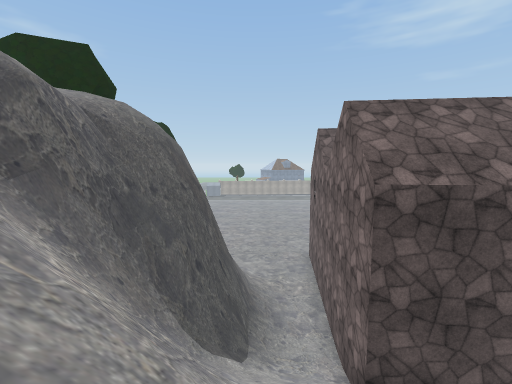
view 1 (above)

16 first-person views from a walk through a scene from a Unity 3-D project. The camera is 1.4 m above the floor, tilts 6° down and sees 90° across. Doors are open. The floor is counted in squares, 2 m on a side. Each view is taken from the middle of a square. On the plan, view 1 faces up. The plan holds only what a view shows up to about 9 squares ahead; the rest is blank. The place goes on beyond the plan. The player is left out. Some surface patterns are stand-ins.

view 2
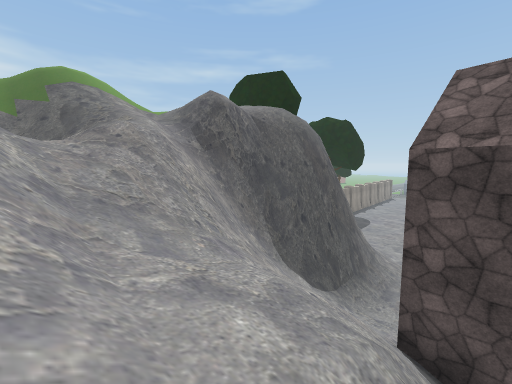

view 3
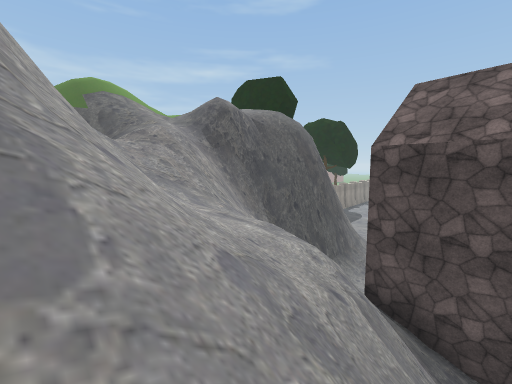

view 4
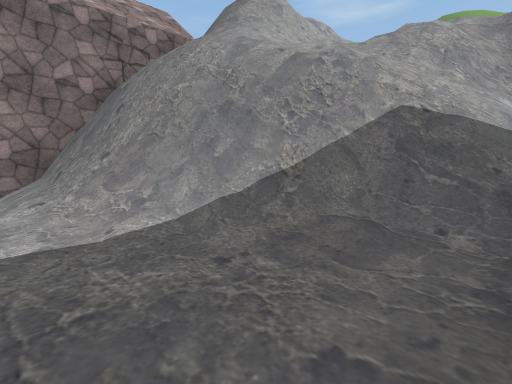

view 5
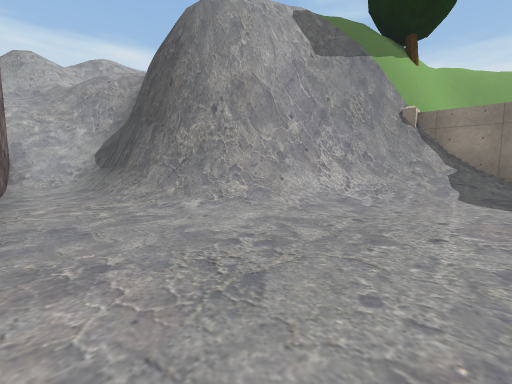

view 6
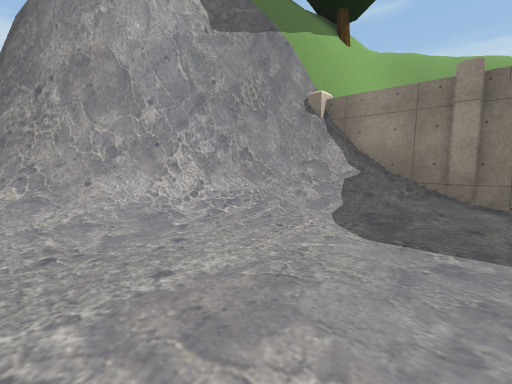

view 7
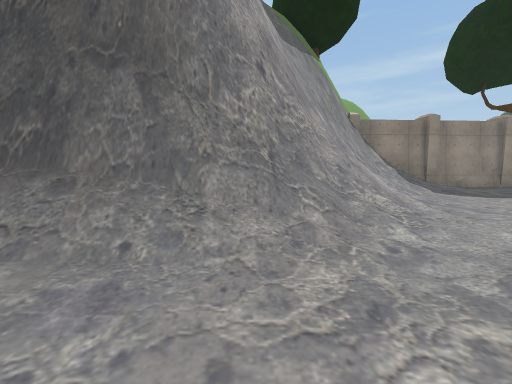

view 8
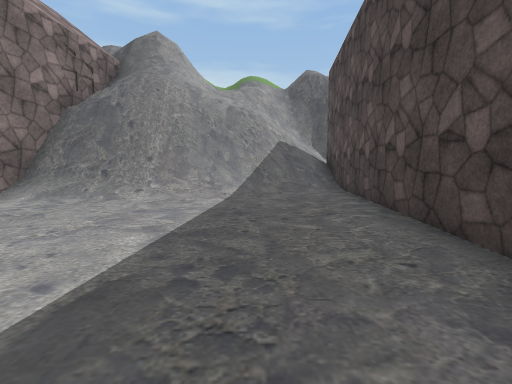

view 9
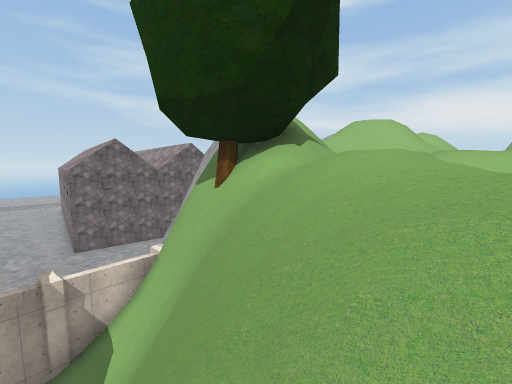

view 10
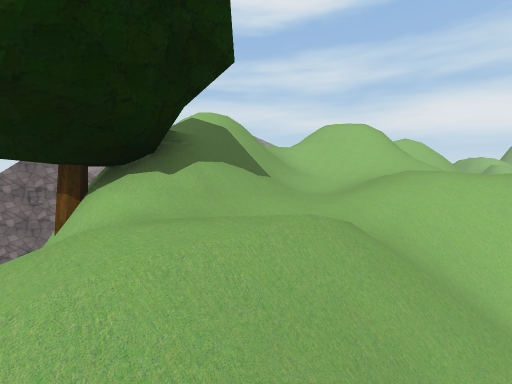

view 11
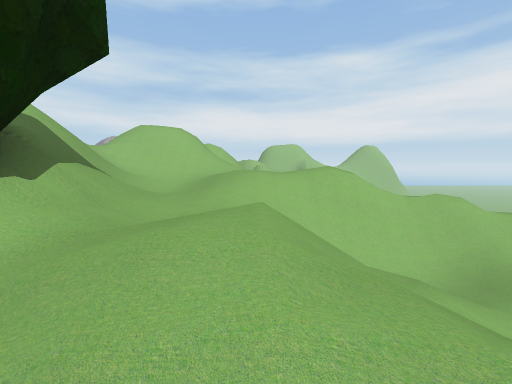

view 12
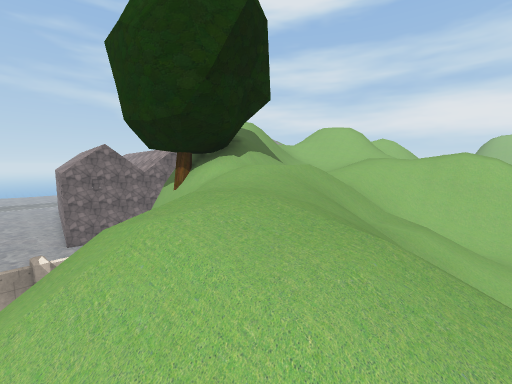

view 13
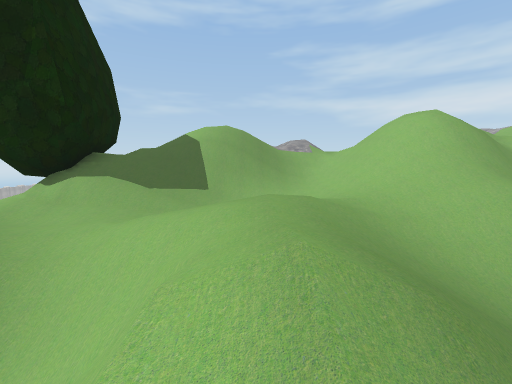

view 14
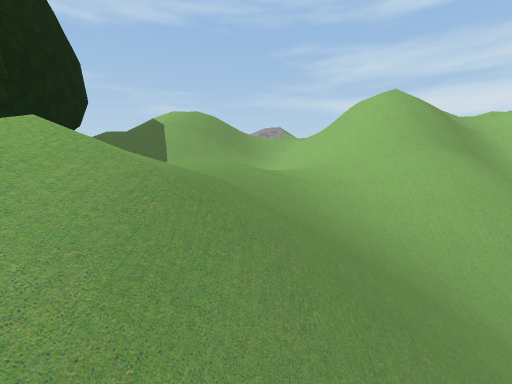

view 15
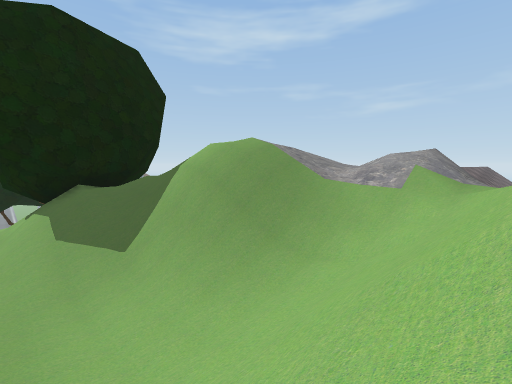

view 16
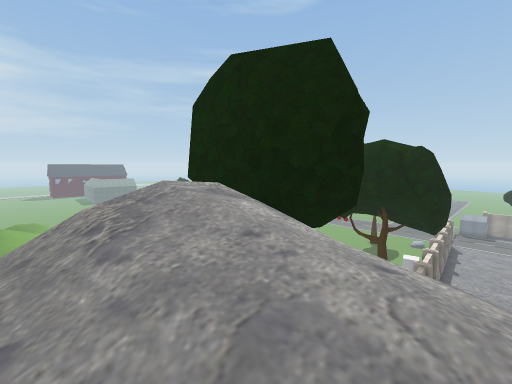

### Floor plan
Key: @ floor where view 1 was taken; # wall or solid block; . main floor; : floor 8.75 m higher than the main floor; + floor 9 m higher than the main floor; * floor 9.5 m higher than the main floor; % floor 10 m higher than the main floor; & floor 13 m higher than the main floor; $ floor 13.5 m higher than the main floor; / step, stairs or slope; = window, fence, low wall or low ledge; v drop or lower ground; T tree.
Columns run from 15 left of view 1 to 12 right of it. Each row starts with its distance up from view 1.
 15 ///v    .#.....
 14 /+//v #//#/.......
 13 //:/=v##/#/.......
 12  //+//v####//.....
 11 //////#######//...
 10 ////:/T#Tv ###=/..
  9 / //:////vvvv##/..#
  8 ////////////vv#/..#
  7 ##=//:/=/&///v#/.##
  6 ///%///=/////v#/.#
  5 ////*///////vv#//#
  4  ///////////v##//#######
  3  //////////=v##/////...###
  2   /=//// ////v#///#//......
  1     /=/ $/////////v#/.......
  0      =////#////@//=##/.....
 -1         ////  /////v#/.....
 -2               =###//##/..
 -3                  ##/v#/.
 -4                   #####

Positions as (right, up) in squares from view 1, and headings:
1: (0, 0), facing up
2: (3, -1), facing up-left
3: (4, -2), facing up-left
4: (7, 3), facing down-left
5: (2, 14), facing down-left
6: (-1, 15), facing down-left
7: (2, 9), facing left
8: (12, 1), facing left
9: (-13, 15), facing down-right
10: (-13, 12), facing down-right
11: (-12, 13), facing down
12: (-15, 15), facing down-right
13: (-15, 6), facing right
14: (-15, 5), facing right
15: (-10, 3), facing up-right
16: (-4, 6), facing up-left
